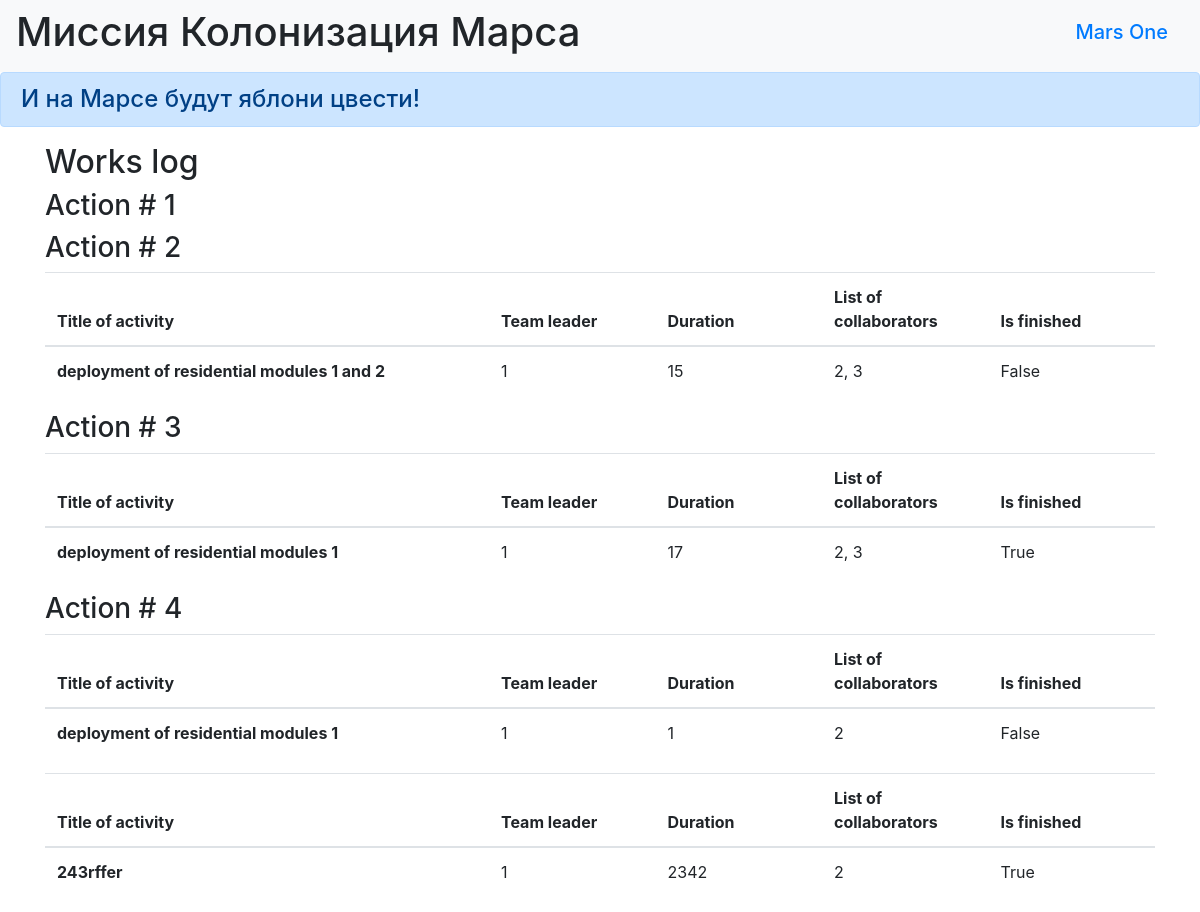
/index, run on the app's committed database.
### data/jobs.py (models this page shows)
class Jobs(SqlAlchemyBase):
    __tablename__ = 'jobs'
    id = sqlalchemy.Column(sqlalchemy.Integer,
                           primary_key=True, autoincrement=True)
    team_leader = sqlalchemy.Column(sqlalchemy.Integer,
                                    sqlalchemy.ForeignKey("users.id"))
    job = sqlalchemy.Column(sqlalchemy.String, nullable=True)
    work_size = sqlalchemy.Column(sqlalchemy.Integer, nullable=True)
    collaborators = sqlalchemy.Column(sqlalchemy.String, nullable=True)
    start_date = sqlalchemy.Column(sqlalchemy.DateTime,
                                   default=datetime.datetime.now)
    end_date = sqlalchemy.Column(sqlalchemy.DateTime,
                                 default=datetime.datetime.now)
    is_finished = sqlalchemy.Column(sqlalchemy.Boolean, default=True)
    user = orm.relationship("User")

### main.py (the view)
@app.route("/")
@app.route("/index")
def index():
    app = Flask(__name__)
    app.config['SECRET_KEY'] = 'yandexlyceum_secret_key'
    db_session.global_init("db/mars_explorer.db")
    db_sess = db_session.create_session()
    jobs = db_sess.query(Jobs).all()
    return render_template("jobs.html", jobs=jobs)

### data/db_session.py (called while the page is built, shortened)
def global_init(db_file):
    global __factory
    if __factory:
        return

def create_session() -> Session:
    global __factory
    return __factory()

### templates/jobs.html
{% extends "base.html" %}
{% block content %}
<h2>Works log</h2>
{% for item in jobs %}
<h3>Action # {{item.id}}</h3>
<table class="table">
  <thead>
    <tr>
      <th scope="col" width="40%">Title of activity</th>
      <th scope="col" width="15%">Team leader</th>
      <th scope="col" width="15%">Duration</th>
      <th scope="col" width="15%">List of collaborators</th>
      <th scope="col" width="15%">Is finished</th>
    </tr>
  </thead>
  <tbody>
    <tr>
      <th scope="row">{{item.job}}</th>
      <td>{{item.team_leader}}</td>
      <td>{{item.work_size}}</td>
      <td>{{item.collaborators}}</td>
      <td>{{item.is_finished}}</td>
    </tr>
  </tbody>
{% endfor %}
{% endblock %}

### templates/base.html (shortened to what this page needs)
<!doctype html>
<html lang="en">
<head>
    <link rel="stylesheet"
          href="https://stackpath.bootstrapcdn.com/bootstrap/4.4.1/css/bootstrap.min.css"
>
    <link rel="stylesheet"
          href="/style.css">
</head>
<body>
<header>
    <nav class="navbar navbar-light bg-light">
        <h1 class="muted-text"> Миссия Колонизация Марса</h1>
        <h1 class="navbar-brand"><a href="#">Mars One</a></h1>
    </nav>
    <h4 class="alert alert-primary" role="alert">И на Марсе будут яблони цвести!</h4>
</header>
<main role="main" class="container">
    {% block content %}{% endblock %}
</main>
</body>
</html>

### data on the page
Jobs: id "1", job "deployment of residential modules 1 and 2", team_leader "1", work_size "15", collaborators "2, 3", is_finished "False"
Jobs: id "2", job "deployment of residential modules 1", team_leader "1", work_size "17", collaborators "2, 3", is_finished "True"
Jobs: id "3", job "deployment of residential modules 1", team_leader "1", work_size "1", collaborators "2", is_finished "False"
Jobs: id "4", job "243rffer", team_leader "1", work_size "2342", collaborators "2", is_finished "True"
